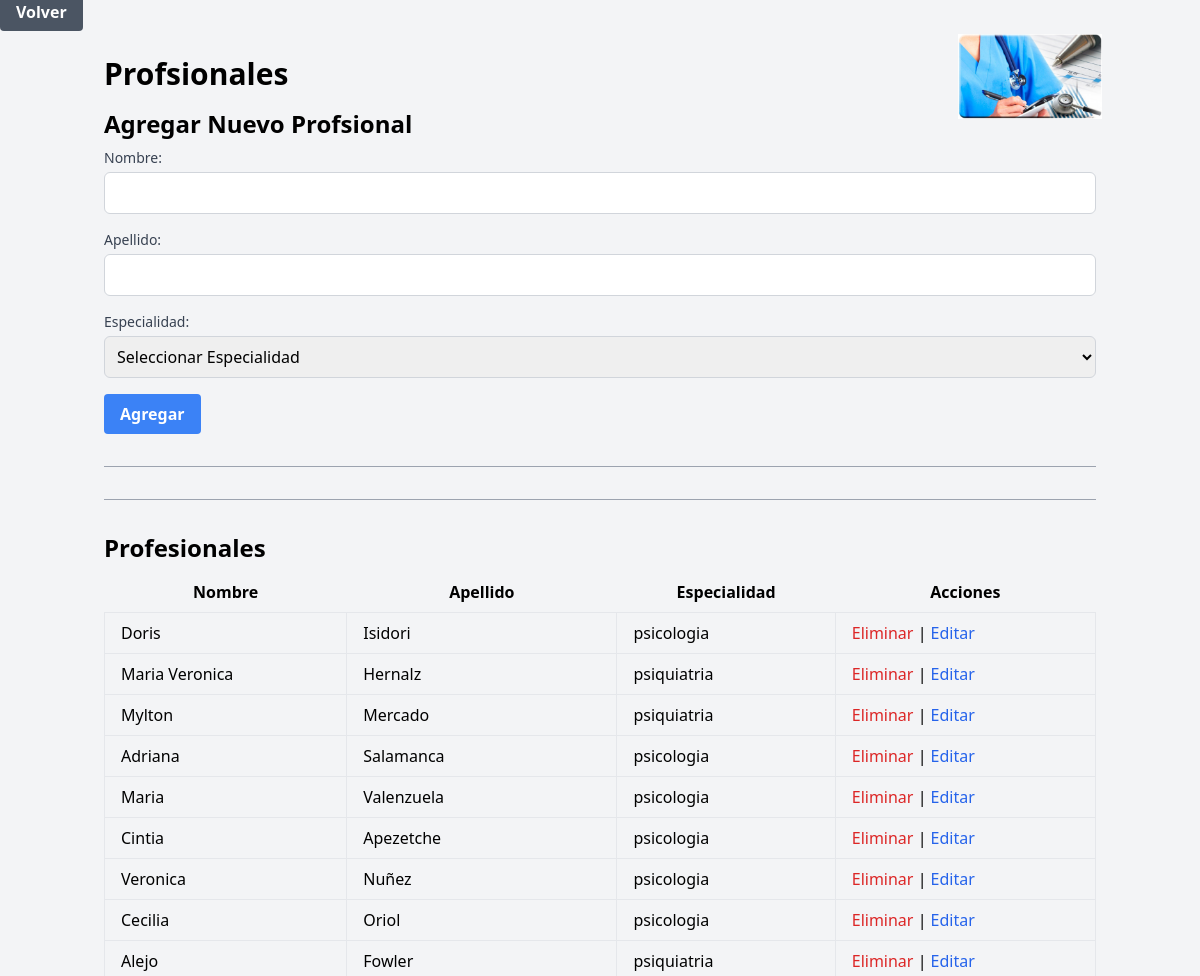
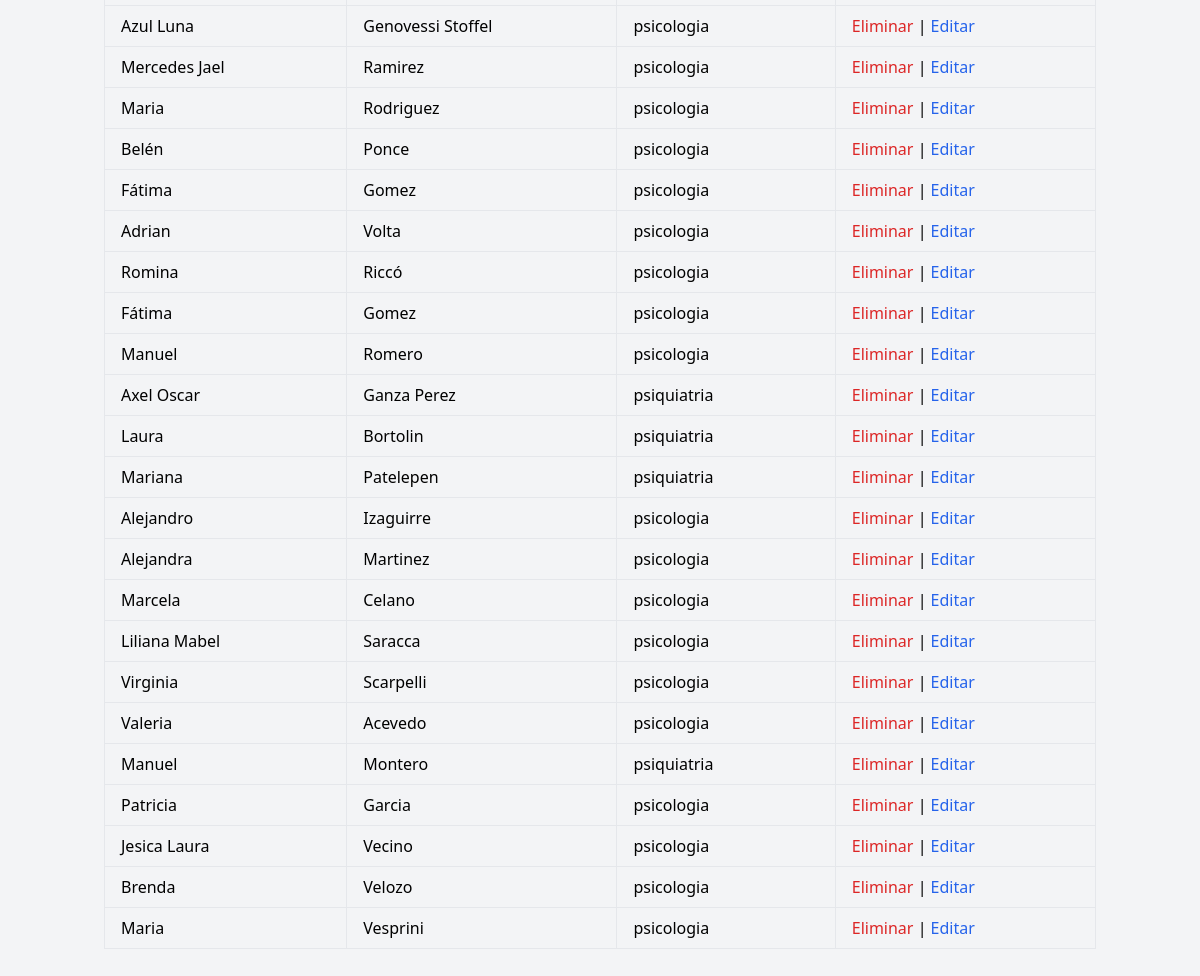
The app's page /profesionalPanel/profesionalPanel.php with its own data (2 pictures, top to bottom).
### tables this page shows
CREATE TABLE `prof` (
  `cod_prof` int(11) NOT NULL,
  `nombre` varchar(255) NOT NULL,
  `apellido` varchar(255) NOT NULL,
  `especialidad` varchar(255) NOT NULL
);

### profesionalPanel/profesionalPanel.php (the view, shortened to what this page needs)
<!DOCTYPE html>
<html lang="es">
<head>
    <link href="https://cdn.jsdelivr.net/npm/tailwindcss@2.2.19/dist/tailwind.min.css" rel="stylesheet">
</head>
<body class="bg-gray-100">
     <a href="../panelMain/panelMain.php" class="bg-gray-500 hover:bg-gray-600 text-white font-bold py-2 px-4 rounded">Volver</a>
     <div class="container mx-auto px-4 py-8 relative">
        <img src="../img/profesional.jpeg" alt="Imagen" class="image-top-right hidden sm:block">
        <h1 class="text-3xl font-bold mb-4">Profsionales</h1>
        <h2 class="text-2xl font-bold mb-2">Agregar Nuevo Profsional</h2>
        <form method="post" class="mb-4">
            <div class="mb-4">
                <label for="nombre" class="block text-sm font-medium text-gray-700">Nombre:</label>
                <input type="text" id="nombre" name="nombre" required
                    class="mt-1 p-2 block w-full border border-gray-300 rounded-md focus:outline-none focus:border-blue-500">
            </div>
            <div class="mb-4">
                <label for="apellido" class="block text-sm font-medium text-gray-700">Apellido:</label>
                <input type="text" id="apellido" name="apellido" required
                    class="mt-1 p-2 block w-full border border-gray-300 rounded-md focus:outline-none focus:border-blue-500">
            </div>
            <div class="mb-4">
                <label for="especialidad" class="block text-sm font-medium text-gray-700">Especialidad:</label>
                <select id="especialidad" name="especialidad" required
                    class="mt-1 p-2 block w-full border border-gray-300 rounded-md focus:outline-none focus:border-blue-500">
                    <option value="">Seleccionar Especialidad</option>
                </select>
            </div>
            <button type="submit" name="agregar"
                class="bg-blue-500 hover:bg-blue-600 text-white font-bold py-2 px-4 rounded">
                Agregar
            </button>
        </form>
        <hr class="border-t border-gray-400 my-8">
        <hr class="border-t border-gray-400 my-8">
        <h2 class="text-2xl font-bold mb-2">Profesionales</h2>
        <div class="overflow-x-auto">
            <table class="table-auto w-full">
                <thead>
                    <tr>
                        <th class="px-4 py-2">Nombre</th>
                        <th class="px-4 py-2">Apellido</th>
                        <th class="px-4 py-2">Especialidad</th>
                        <th class="px-4 py-2">Acciones</th>
                    </tr>
                </thead>
                <tbody>
                    <?php
                    require_once '../controlador/control_prof.php';
                    $sql = "SELECT * FROM prof";
                    $result = $conn->query($sql);
                    if ($result->num_rows > 0) {
                        while ($row = $result->fetch_assoc()) {
                            echo "<tr>";
                            echo "<td class='border px-4 py-2'>" . $row["nombre"] . "</td>";
                            echo "<td class='border px-4 py-2'>" . $row["apellido"] . "</td>";
                            echo "<td class='border px-4 py-2'>" . $row["especialidad"] . "</td>";
                            echo "<td class='border px-4 py-2'>
                            <a href='#' onclick='confirmDelete(" . $row["cod_prof"] . ")' class='text-red-600 hover:text-red-800'>Eliminar</a> |
                            <a href='editarProfesional.php?editar=" . $row["cod_prof"] . "' target='_blank' class='text-blue-600 hover:text-blue-800'>Editar</a>
                          </td>";
                            echo "</tr>";
                        }
                    } else {
                        echo "<tr><td colspan='5' class='border px-4 py-2'>No hay registros</td></tr>";
                    }
                    ?>
                </tbody>
            </table>
        </div>
    </div>
</body>
</html>

### profesionalPanel/profesionalPanel.php (style rules this page uses)
.image-top-right { position: absolute; top: 10px; right: 10px; width: 9rem; height: auto; }

### records on screen
prof: nombre "Doris", apellido "Isidori", especialidad "psicologia"
prof: nombre "Maria Veronica", apellido "Hernalz", especialidad "psiquiatria"
prof: nombre "Mylton", apellido "Mercado", especialidad "psiquiatria"
prof: nombre "Adriana", apellido "Salamanca", especialidad "psicologia"
prof: nombre "Maria", apellido "Valenzuela", especialidad "psicologia"
prof: nombre "Cintia", apellido "Apezetche", especialidad "psicologia"
prof: nombre "Veronica", apellido "Nuñez", especialidad "psicologia"
prof: nombre "Cecilia", apellido "Oriol", especialidad "psicologia"
prof: nombre "Alejo", apellido "Fowler", especialidad "psiquiatria"
prof: nombre "Azul Luna", apellido "Genovessi Stoffel", especialidad "psicologia"
prof: nombre "Mercedes Jael", apellido "Ramirez", especialidad "psicologia"
prof: nombre "Maria", apellido "Rodriguez", especialidad "psicologia"
prof: nombre "Belén", apellido "Ponce", especialidad "psicologia"
prof: nombre "Fátima", apellido "Gomez", especialidad "psicologia"
prof: nombre "Adrian", apellido "Volta", especialidad "psicologia"
prof: nombre "Romina", apellido "Riccó", especialidad "psicologia"
prof: nombre "Fátima", apellido "Gomez", especialidad "psicologia"
prof: nombre "Manuel", apellido "Romero", especialidad "psicologia"
prof: nombre "Axel Oscar", apellido "Ganza Perez", especialidad "psiquiatria"
prof: nombre "Laura", apellido "Bortolin", especialidad "psiquiatria"
prof: nombre "Mariana", apellido "Patelepen", especialidad "psiquiatria"
prof: nombre "Alejandro", apellido "Izaguirre", especialidad "psicologia"
prof: nombre "Alejandra", apellido "Martinez", especialidad "psicologia"
prof: nombre "Marcela", apellido "Celano", especialidad "psicologia"
prof: nombre "Liliana Mabel", apellido "Saracca", especialidad "psicologia"
prof: nombre "Virginia", apellido "Scarpelli", especialidad "psicologia"
prof: nombre "Valeria", apellido "Acevedo", especialidad "psicologia"
prof: nombre "Manuel", apellido "Montero", especialidad "psiquiatria"
prof: nombre "Patricia", apellido "Garcia", especialidad "psicologia"
prof: nombre "Jesica Laura", apellido "Vecino", especialidad "psicologia"
prof: nombre "Brenda", apellido "Velozo", especialidad "psicologia"
prof: nombre "Maria", apellido "Vesprini", especialidad "psicologia"
